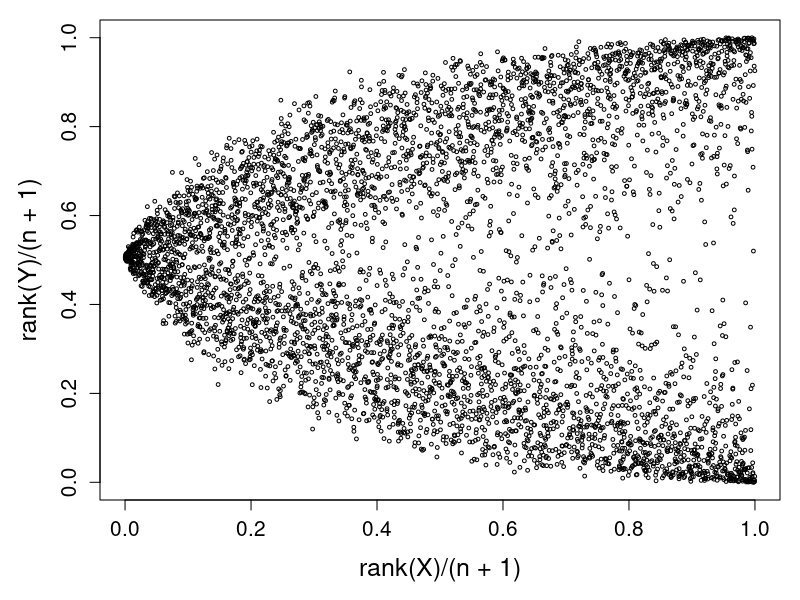

The R source for this figure:
# 0-correlation, but VaR(X + Y) different to VaR(X.ind + Y.ind)
set.seed(1)
n       <- 5000
X       <- rexp(n)
Y       <- rnorm(n, 1, X)
X.indep <- rexp(n)

# Save scatterplot of X versus Y
pdf(file = "0_correl_scatter.pdf", width = 7, height = 7)
par(mar=c(5,5,1,1))
plot(rank(X)/(n+1), rank(Y)/(n+1), cex = 0.5, cex.axis = 1.25, cex.lab = 1.5)
dev.off()

# Theoretical values, 
# (numbers obtained from calculations in Mathematica)
VaR.X         <- qexp(0.995)
VaR.Y         <- 6.607 
VaR.sum.indep <- 8.351
VaR.sum.dep   <- 10.405
sum.VaR       <- VaR.X + VaR.Y

# Diversification under independence
1 - VaR.sum.indep/sum.VaR
# Diversification under dependence
1 - VaR.sum.dep/sum.VaR
